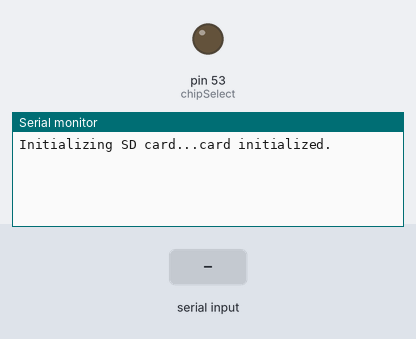
A sketch run on a simulated Arduino Mega 2560, built with avr-gcc and run on an emulated ATmega2560. Shown: output pins drawn as LEDs (lit = HIGH), the last lines printed to the serial monitor. The test bench sets the inputs (shaded band). Storage starts empty.

Above: at 1.2 s.
1.3 s: "<f90>" received over the second serial link
At 2.1 s:
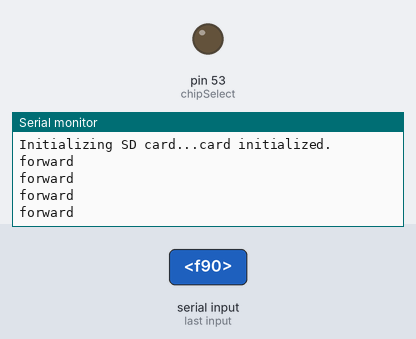
2.8 s: "<b90>" received over the second serial link
At 3.3 s:
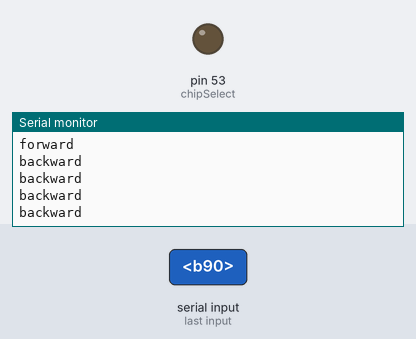
4.3 s: "<r90>" received over the second serial link
At 5.6 s:
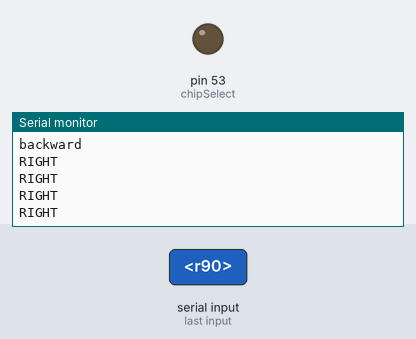

Measured:
- after the input at 1.3 s, the serial monitor: prints a new line at once (image 1)
- after the input at 2.8 s, the serial monitor: prints a new line at once (image 2)
- after the input at 4.3 s, the serial monitor: prints a new line at once (image 3)

The sketch:

Bluetooth_SD_Datalogger.ino
```cpp
/*
 Bluetooth SD card datalogger

 This example shows how to log events from Bluetooth to an SD card using the SD library.

 SD card attached to SPI bus as follows (Arduino Mega 2560):
 ** MISO - pin 50
 ** MOSI - pin 51
 ** CLK - pin 52
 ** CS - pin 53
 */

#include <SPI.h>
#include <SD.h>

// CS pin 53 on the Mega must be left as an output or the SD library functions will not work.
const int chipSelect = 53;
String dataString = "";
byte pwmChannel;
const char startOfNumberDelimiter = '<';
const char endOfNumberDelimiter = '>';

void setup(){
  // Open serial communications and wait for port to open:
  Serial.begin(9600);
  Serial1.begin(19200);//for BTM222
  SDcardInit();
}

void loop(){
  if (Serial1.available()) {
    processInput();
    writeToSDcard();
    //readIRsensors();
  }
}// void loop()

void SDcardInit(){
  Serial.print("Initializing SD card...");
  pinMode(chipSelect, OUTPUT);

  // see if the card is present and can be initialized:
  if (!SD.begin(chipSelect)) {
    Serial.println("Card failed, or not present");
    // don't do anything more:
    return;
  }
  Serial.println("card initialized.");
}// void SDcardInit()

void writeToSDcard(){
  File dataFile = SD.open("datalog.txt", FILE_WRITE);
  // if the file is available, write to it:
  if (dataFile) {
    dataFile.println(dataString);
    dataFile.close();
    // print to the serial port too:
    Serial.println(dataString);
  }
  // if the file isn't open, pop up an error:
  else {
    Serial.println("error opening datalog.txt");
  }
}// void writeToSDcard()

void processInput(){
  static long receivedNumber = 0;
  static boolean negative = false;
  byte c = Serial1.read();
  //Serial.println(c);

  switch (c){
  case endOfNumberDelimiter:
    if (negative)
      SetPWM(- receivedNumber, pwmChannel);
    else
      SetPWM(receivedNumber, pwmChannel);

    // fall through to start a new number
  case startOfNumberDelimiter:
    receivedNumber = 0;
    negative = false;
    pwmChannel = 0;
    break;

  case 'f': // Go FORWARD
    dataString = "forward";
    //Serial.println("forward");
    break;

  case 'b': // Go BACK
    dataString = "backward";
    //Serial.println("backward");
    break;

  case 'r':
    dataString = "RIGHT";
    //Serial.println("RIGHT");
    break;

  case 'l':
    dataString = "LEFT";
    //Serial.println("LEFT");
    break;

  case '0' ... '9':
    receivedNumber *= 10;
    receivedNumber += c - '0';
    break;

  case '-':
    negative = true;
    break;
  } // end of switch
} // void processInput ()

void SetPWM (const long pwm_num, byte pwm_channel){
  if(pwm_channel==1){
    dataString = "PWM Right: "+pwm_num;
  }
  else if(pwm_channel==2){
    dataString = "PWM Left: "+pwm_num;
  }
}// void SetPWM (const long pwm_num, byte pwm_channel)
```
